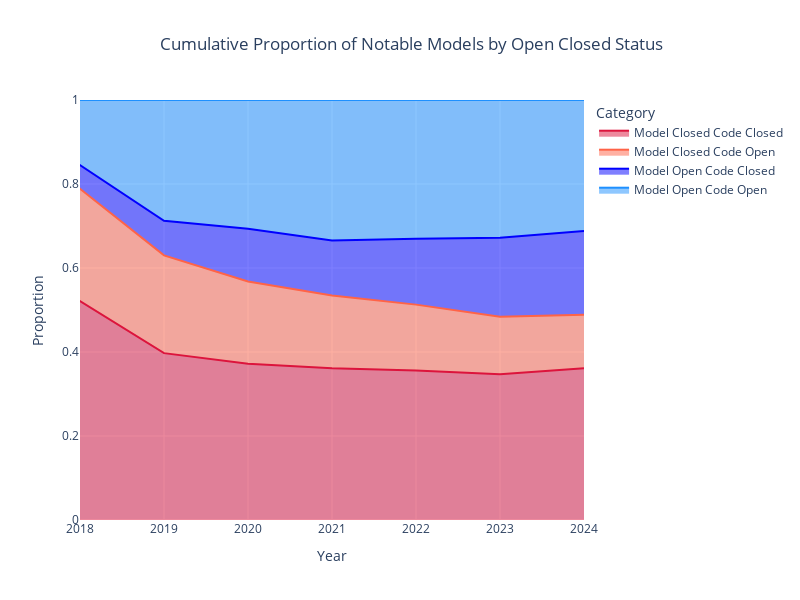

Notebook code for this chart:
### Markdown cell above
This chart shows the proportions across the four categories of model open/closed and code open/closed. The blue areas are open-weight models and the red areas are closed-weight, while the lighter colors are code open and the darker colors are code closed. Among open-weight models, code closed has become more common. Intuitively, this is consistent with the rise of the commercial open-source industry, which releases model weights but does not wish to give competitors the ability to recreate their base models.

### Code cell
# repeat the above code but with notable models only
open_counts = notable_code_df.loc[code_df['Year'] >= 2015].groupby(['Year', 'Model open/closed', 'Code open/closed']).size().reset_index(name='Count')

open_counts['Cumulative'] = open_counts.groupby(['Model open/closed', 'Code open/closed'])['Count'].cumsum()

total_counts = open_counts.groupby('Year')['Count'].sum().reset_index(name='Yearly Total')
total_counts['Cumulative Total'] = total_counts['Yearly Total'].cumsum()

open_counts_wide = open_counts.pivot(index='Year', columns=['Model open/closed', 'Code open/closed'], values='Count')
open_counts_wide = open_counts_wide.fillna(0).reset_index()

# Convert pivoted multi-columns to single columns with clear names
new_columns = ['Year'] + [f'Model {outer} Code {inner}' for outer, inner in open_counts_wide.columns[1:]]
open_counts_wide.columns = new_columns

# unpivot table to get the count of each 2x2 value for each year
open_counts_filled = (open_counts_wide.melt(id_vars=['Year'], 
                                            var_name='Category',
                                            value_name='Count')
                                      .reset_index(drop=True))

open_counts_filled['Cumulative for Category'] = open_counts_filled.groupby('Category')['Count'].cumsum()

with_totals = pd.merge(open_counts_filled, total_counts, on="Year")
with_totals['proportion'] = with_totals['Cumulative for Category'] / with_totals['Cumulative Total']

# sort using custom order
sort_order = ['Model Closed Code Closed', 'Model Closed Code Open', 'Model Open Code Closed', 'Model Open Code Open']

with_totals['Category_sorted'] = pd.Categorical(with_totals['Category'], categories=sort_order, ordered=True)
with_totals = with_totals.sort_values('Category_sorted')


colors = ['crimson', 'tomato', 'blue', 'dodgerblue']
fig = px.area(with_totals, x='Year', y='proportion', color='Category', line_group='Category',
              labels={'proportion': 'Proportion', 'Year': 'Year'},
              title='Cumulative Proportion of Notable Models by Open Closed Status', color_discrete_sequence=colors)

fig.update_yaxes(range=[0, 1])
fig.update_xaxes(range=[2018, 2024])
fig.update_layout(
    autosize=False,
    width=800,
    height=600,
    title_x=0.2,
)
fig

### Figure 1 — Plotly figure (JSON) as saved in the notebook; plotly's stock layout.template omitted (floating-point values rounded to 4 significant figures)
{"data": [{"fillpattern": {"shape": ""}, "hovertemplate": "Category=Model Closed Code Closed<br>Year=%{x}<br>Proportion=%{y}<extra></extra>", "legendgroup": "Model Closed Code Closed", "line": {"color": "crimson"}, "marker": {"symbol": "circle"}, "mode": "lines", "name": "Model Closed Code Closed", "orientation": "v", "showlegend": true, "stackgroup": "1", "type": "scatter", "x": [2015, 2016, 2017, 2018, 2019, 2020, 2021, 2022, 2023, 2024], "xaxis": "x", "y": [0.7143, 0.65, 0.6316, 0.5211, 0.3973, 0.3719, 0.3615, 0.3558, 0.3468, 0.3616], "yaxis": "y"}, {"fillpattern": {"shape": ""}, "hovertemplate": "Category=Model Closed Code Open<br>Year=%{x}<br>Proportion=%{y}<extra></extra>", "legendgroup": "Model Closed Code Open", "line": {"color": "tomato"}, "marker": {"symbol": "circle"}, "mode": "lines", "name": "Model Closed Code Open", "orientation": "v", "showlegend": true, "stackgroup": "1", "type": "scatter", "x": [2023, 2022, 2021, 2020, 2024, 2018, 2017, 2016, 2015, 2019], "xaxis": "x", "y": [0.1371, 0.1571, 0.1731, 0.196, 0.1272, 0.2676, 0.2632, 0.2, 0.1429, 0.2329], "yaxis": "y"}, {"fillpattern": {"shape": ""}, "hovertemplate": "Category=Model Open Code Closed<br>Year=%{x}<br>Proportion=%{y}<extra></extra>", "legendgroup": "Model Open Code Closed", "line": {"color": "blue"}, "marker": {"symbol": "circle"}, "mode": "lines", "name": "Model Open Code Closed", "orientation": "v", "showlegend": true, "stackgroup": "1", "type": "scatter", "x": [2022, 2021, 2020, 2019, 2018, 2017, 2016, 2015, 2024, 2023], "xaxis": "x", "y": [0.1571, 0.1308, 0.1256, 0.08219, 0.05634, 0.02632, 0.05, 0, 0.1995, 0.1882], "yaxis": "y"}, {"fillpattern": {"shape": ""}, "hovertemplate": "Category=Model Open Code Open<br>Year=%{x}<br>Proportion=%{y}<extra></extra>", "legendgroup": "Model Open Code Open", "line": {"color": "dodgerblue"}, "marker": {"symbol": "circle"}, "mode": "lines", "name": "Model Open Code Open", "orientation": "v", "showlegend": true, "stackgroup": "1", "type": "scatter", "x": [2024, 2021, 2020, 2019, 2018, 2017, 2016, 2015, 2023, 2022], "xaxis": "x", "y": [0.3117, 0.3346, 0.3065, 0.2877, 0.1549, 0.07895, 0.1, 0.1429, 0.328, 0.3301], "yaxis": "y"}], "layout": {"autosize": false, "height": 600, "legend": {"title": {"text": "Category"}, "tracegroupgap": 0}, "title": {"text": "Cumulative Proportion of Notable Models by Open Closed Status", "x": 0.2}, "width": 800, "xaxis": {"anchor": "y", "domain": [0, 1], "range": [2018, 2024], "title": {"text": "Year"}}, "yaxis": {"anchor": "x", "domain": [0, 1], "range": [0, 1], "title": {"text": "Proportion"}}}}
